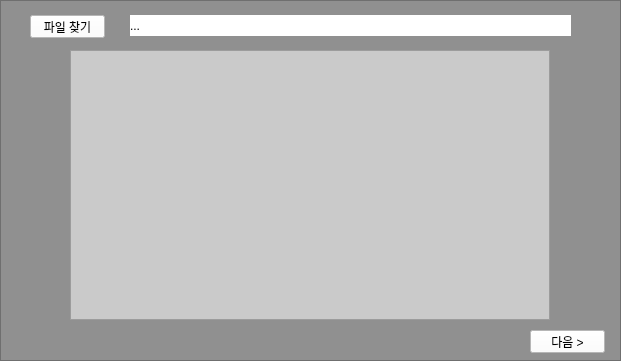
<?xml version="1.0" encoding="UTF-8"?>
<ui version="4.0">
 <class>Frame</class>
 <widget class="QFrame" name="Frame">
  <property name="geometry">
   <rect>
    <x>0</x>
    <y>0</y>
    <width>621</width>
    <height>361</height>
   </rect>
  </property>
  <property name="sizePolicy">
   <sizepolicy hsizetype="Fixed" vsizetype="Fixed">
    <horstretch>0</horstretch>
    <verstretch>0</verstretch>
   </sizepolicy>
  </property>
  <property name="minimumSize">
   <size>
    <width>621</width>
    <height>361</height>
   </size>
  </property>
  <property name="maximumSize">
   <size>
    <width>621</width>
    <height>361</height>
   </size>
  </property>
  <property name="windowTitle">
   <string>Frame</string>
  </property>
  <widget class="QFrame" name="openImgFrame">
   <property name="geometry">
    <rect>
     <x>0</x>
     <y>0</y>
     <width>621</width>
     <height>361</height>
    </rect>
   </property>
   <property name="styleSheet">
    <string notr="true">background-color: rgb(144, 144, 144);</string>
   </property>
   <property name="frameShape">
    <enum>QFrame::StyledPanel</enum>
   </property>
   <property name="frameShadow">
    <enum>QFrame::Raised</enum>
   </property>
   <widget class="QPushButton" name="findFileButton">
    <property name="geometry">
     <rect>
      <x>30</x>
      <y>15</y>
      <width>75</width>
      <height>23</height>
     </rect>
    </property>
    <property name="styleSheet">
     <string notr="true">background-color: rgb(255, 255, 255);</string>
    </property>
    <property name="text">
     <string>파일 찾기</string>
    </property>
   </widget>
   <widget class="QLabel" name="fileLocationLadel">
    <property name="geometry">
     <rect>
      <x>130</x>
      <y>15</y>
      <width>441</width>
      <height>21</height>
     </rect>
    </property>
    <property name="styleSheet">
     <string notr="true">background-color: rgb(255, 255, 255);</string>
    </property>
    <property name="text">
     <string>...</string>
    </property>
   </widget>
   <widget class="QPushButton" name="nextButton">
    <property name="geometry">
     <rect>
      <x>530</x>
      <y>330</y>
      <width>75</width>
      <height>23</height>
     </rect>
    </property>
    <property name="styleSheet">
     <string notr="true">background-color: rgb(255, 255, 255);</string>
    </property>
    <property name="text">
     <string>다음 &gt;</string>
    </property>
   </widget>
   <widget class="QFrame" name="sampleImgFrame">
    <property name="geometry">
     <rect>
      <x>70</x>
      <y>50</y>
      <width>480</width>
      <height>270</height>
     </rect>
    </property>
    <property name="styleSheet">
     <string notr="true">background-color: rgb(202, 202, 202);</string>
    </property>
    <property name="frameShape">
     <enum>QFrame::StyledPanel</enum>
    </property>
    <property name="frameShadow">
     <enum>QFrame::Raised</enum>
    </property>
   </widget>
  </widget>
 </widget>
 <resources>
  <include location="Test/testResource.qrc"/>
 </resources>
 <connections/>
</ui>
